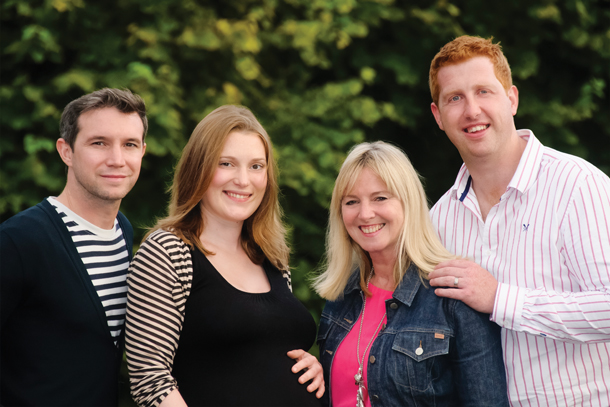
#> input picture Day_2/faces.jpg, 610 x 407 px
$ jupyter execute '4_OpenCV first.ipynb'
#> lines starting #> are read from the running program, lines starting #| are printed output that depends on the picture
[cell 1]
import matplotlib.pyplot as plt
# The image should be in the working directory or a full path of image should be given.
import cv2

[cell 2]
#loads an image from the specified file
frame=cv2.imread("faces.jpg")
#> frame is the input picture: shape (407, 610, 3); mean B, G, R 76.7, 88, 98.6

[cell 3]
frame

[cell 4]
#problem with open cv is it is BGR instead of RGB
#color is reversed
plt.imshow(frame)

[cell 5]
#cv2.imshow('image',img)
#cv2.waitKey(0)
#cv2.destroyAllWindows()
#Use the function cv2.imshow() to display an image in a window. The window automatically fits to the image size.

[cell 6]
#cvtColor:  to convert images from one color-space to another, like BGR to Gray, BGR to HSV etc.
rgb=cv2.cvtColor(frame,cv2.COLOR_BGR2RGB)

[cell 7]
plt.imshow(rgb)

[cell 8]
#OpenCV already contains many pre-trained classifiers for face, eyes, sm\ile etc.
#Those XML files are stored in opencv/data/haarcascades/ folder
classifier=cv2.CascadeClassifier("haarcascade_frontalface_default.xml")
classifierEye=cv2.CascadeClassifier("haarcascade_eye.xml")

[cell 9]
#Detects objects of different sizes in the input image. The detected objects are returned as a list of rectangles.
faces=classifier.detectMultiScale(frame)
#> faces = [[75, 112, 82, 82], [205, 137, 74, 74], [330, 170, 77, 77], [430, 60, 89, 89], [180, 93, 94, 94]]
eyes=classifierEye.detectMultiScale(frame)
#> eyes = [[471, 79, 22, 22], [443, 87, 23, 23], [118, 133, 22, 22], [86, 131, 24, 24], [217, 153, 22, 22], [244, 155, 22, 22], [366, 186, 22, 22], [341, 190, 22, 22]]

[cell 10]
faces
#> Out has the same summary as faces
#so from output we see, it detects 5 rectangles i.e 5 faces.

[cell 11]
eyes
#> Out has the same summary as eyes

[cell 12]
#take first face
faceszero=faces[0]
#> faceszero = [75, 112, 82, 82]
#x->,y starting upper left corner, w is width->, h is height
x, y, w, h = faceszero
#> x = 75; y = 112; w = 82; h = 82
face = rgb[y:y+h, x:x+w]
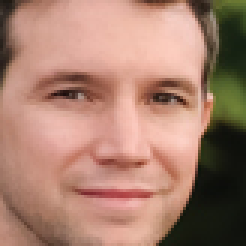
#> face: shape (82, 82, 3) (shown 3 times larger); mean R, G, B 168, 127.7, 110.8
plt.imshow(face)

[cell 13]
eyeszero=eyes[0]
#> eyeszero = [471, 79, 22, 22]
ex,ey,ew,eh = eyeszero
#> ex = 471; ey = 79; ew = 22; eh = 22
eye=rgb[ey:ey+eh,ex:ex+ew]
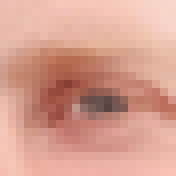
#> eye: shape (22, 22, 3) (shown 8 times larger); mean R, G, B 214.6, 159.2, 143.7
plt.imshow(eye)

[cell 14]
faceszero=faces[1]
#> faceszero = [205, 137, 74, 74]
x, y, w, h = faceszero
#> x = 205; y = 137; w = 74; h = 74
face = rgb[y:y+h, x:x+w]
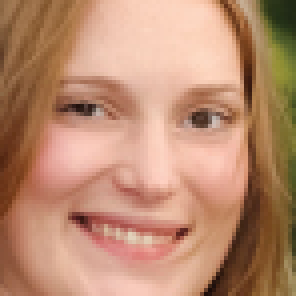
#> face: shape (74, 74, 3) (shown 4 times larger); mean R, G, B 186.7, 139.5, 111.8
plt.imshow(face)

[cell 15]
faceszero=faces[2]
#> faceszero = [330, 170, 77, 77]
x, y, w, h = faceszero
#> x = 330; y = 170; w = 77; h = 77
face = rgb[y:y+h, x:x+w]
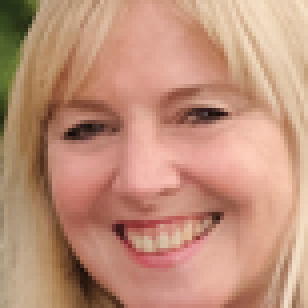
#> face: shape (77, 77, 3) (shown 4 times larger); mean R, G, B 191.9, 144.8, 121.7
plt.imshow(face)

[cell 16]
#will draw rectangle on face region
#rgb: image, (x,y): starting point (x+w,y+h): ending point (0,0,255): color of box. in terms of rgb, 4: thickness)
#color of box is in terms of rgb and not bgr because we used cvtColor above to convert to RGB
output=cv2.rectangle(rgb,(x,y),(x+w,y+h),(0,0,255),4)
plt.imshow(output)

[cell 17]
outputeyes=cv2.rectangle(rgb,(ex,ey),(ex+ew,ey+eh),(0,255,0),4)
plt.imshow(outputeyes)

[cell 18]
for(x,y,w,h) in faces:
    plt.imshow(cv2.rectangle(rgb,(x,y),(x+w,y+h),(0,0,255),4))
    for(ex,ey,ew,eh) in eyes:
        plt.imshow(cv2.rectangle(rgb,(ex,ey),(ex+ew,ey+eh),(0,255,0),4))
#> this loop made 5 passes
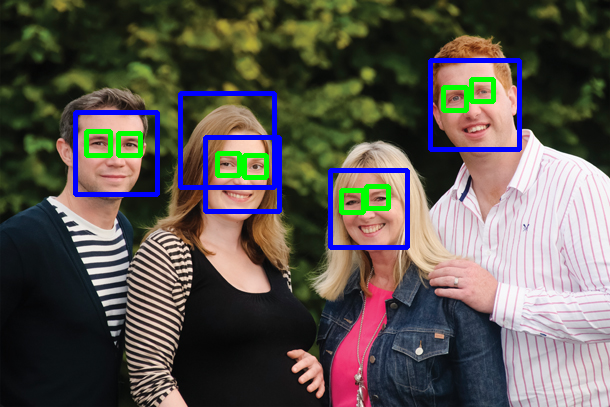
#> rgb: shape (407, 610, 3); mean R, G, B 91.6, 86, 80.8
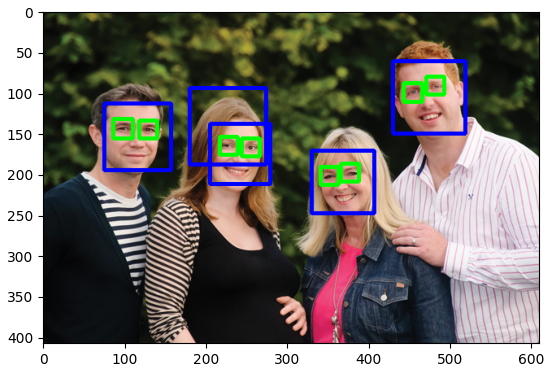
#> figure drawn by matplotlib, 1 panel
